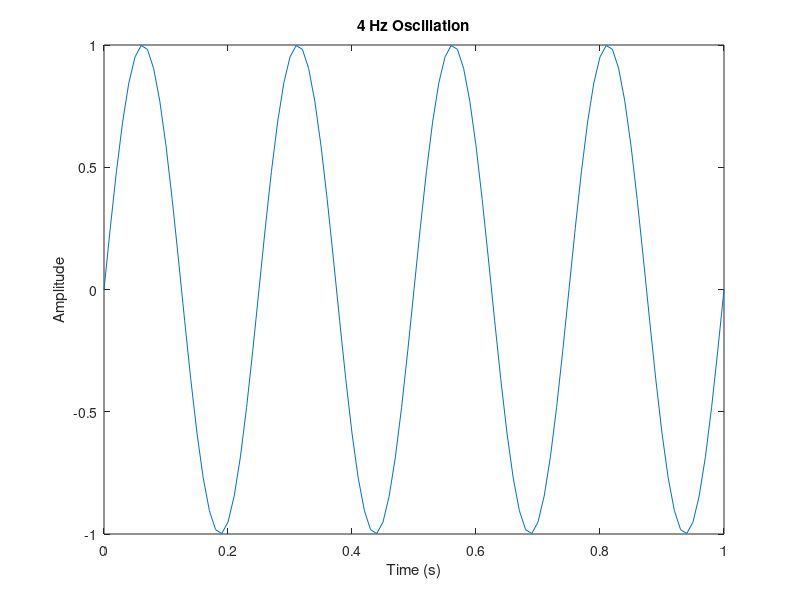
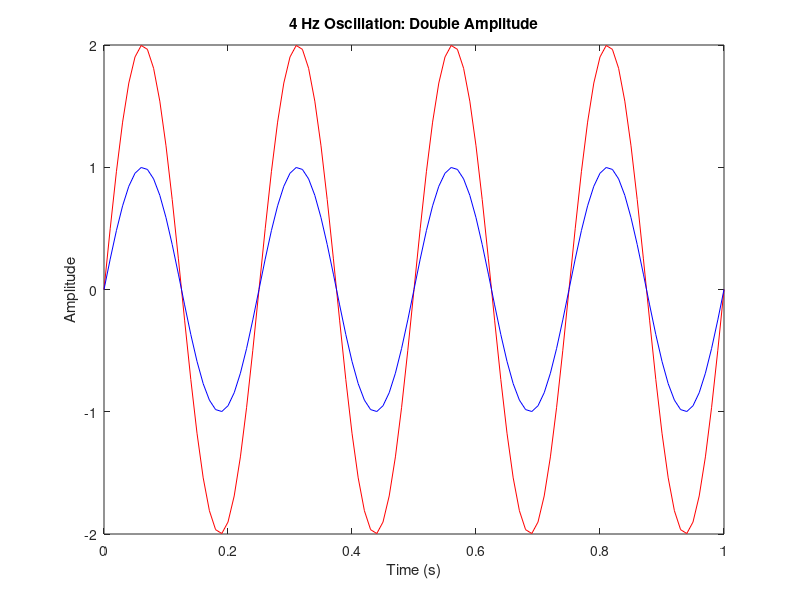
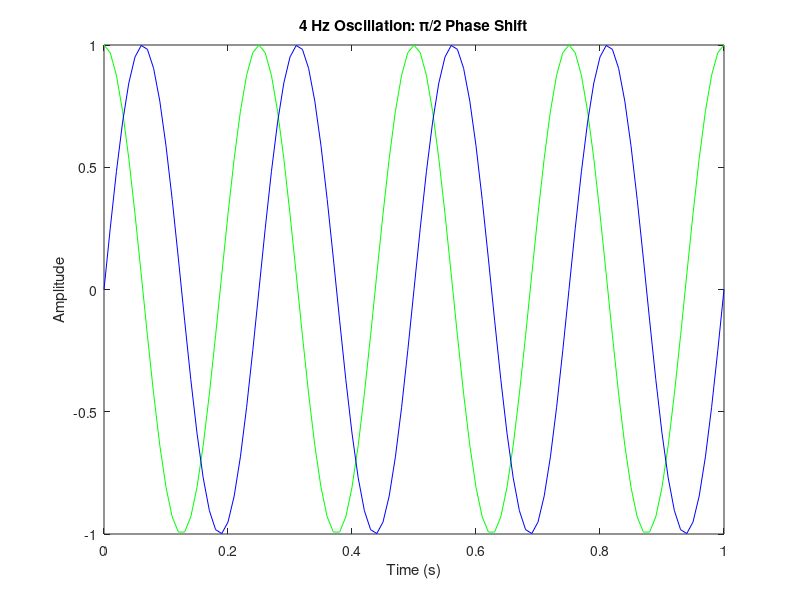
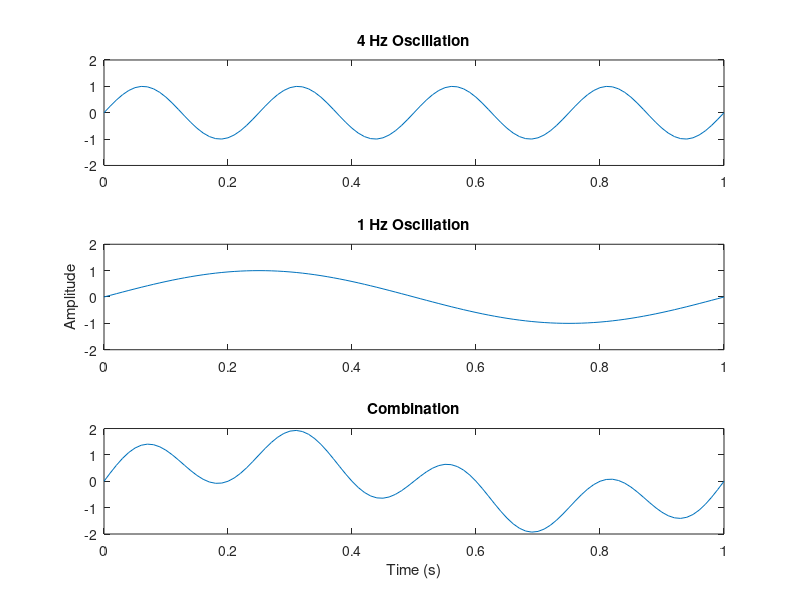

MATLAB code to generate these figures, in order: (Note: this script raises an error after producing the figures.)
%% Fourier Notes
% Before we dive into Fourier analysis we will briefly go over some of the
% basic terminology and features of the kind of data we are interested in.
% In doing so, we will hopefully have a better understanding of our data
% and the general motivation behind Fourier analysis.
 
% From the earliest recordings of the brain it has been clear that
% oscillations are a key feature of brain activity. Briefly, an oscillation
% can be understood as a periodic, or rhythmic, pattern; when thought of in
% the context of time, this would mean a pattern that repeats every x units
% of time. A useful example of a periodic function of time are those from
% trigonometry: sin(t) and cos(t), where t is time.
 
% As we've seen before, to plot these functions in Matlab
% requires two vectors corresponding to the x and y axes, or time and
% amplitude respectively. 
 
% fs is a conventional notation indicating sampling frequency, i.e. number
% of cycles per second (Hz)
fs = 100; 
% Set up the start and end times for our time vector, here in seconds
tStart = 0; tEnd = 1;
% Use these start and end points alongside the sampling frequency to
% construct our time vector; note that this line is equivalent to asking
% Matlab to make a long series of numbers that starts at 0, ends at 1, and
% takes steps of 0.01 (1/100)
tvec = tStart:1/fs:tEnd;
% Next we will set the frequency of sine wave that we wish to plot; also in
% Hz (cycles/second), N.B. the inverse of Hz is also called the period or
% the number of seconds required for a single oscillation, in this case
% 0.25 seconds.
f = 4; 
% The next line of code takes a little bit to unpack. First note that we
% are using the Matlab function sin() which if you look at its
% documentation expects a certain argument, namely a vector of angles in
% radians. The angles can be thought of as the angle between a point moving
% on a unit circle and the x axis. (INSERT ANIMATION HERE) All we need to
% do is multiply each of time values by our frequency, 4 Hz, and then
% convert into radians using 2*pi. This will give back a vector
% representing a periodic function going around the unit circle twice every
% second.
y = sin(2*pi*f*tvec);
% We can then visualize this function by first setting up an empty figure
% and then feeding our time vector and new sine vector in place for x and y
% in the plot() function.
figure
plot(tvec,y)
% A good plot always has labels which we can easily add in Matlab. To do
% this we take advantage of some more simple functions and a new notation
% called strings. Strings are nothing more than little packets of letters
% that Matlab recognizes through single apostrophes around the text.
xlabel('Time (s)')
ylabel('Amplitude')
title('4 Hz Oscillation')
 
% As our y label suggests, there are a few more ways to describe a
% oscillation. These are amplitude and phase, both of which are easy to
% manipulate in Matlab. Amplitude is a measure describing the distance
% along y axis at a given point and in the case of the wave we just plotted
% the math works out such that the amplitude is actually a unitless ratio
% that goes from 1 to -1; in case of natural signals the amplitude depends
% on the system in question, for many neural signals this is measured in
% millivolts. N.B. amplitude is a relative measure by which I mean that it
% is the distance along the y axis from some reference point; people use
% different reference points although a common on is the x axis itself
% (where y = 0) and in this context the amplitude at a given point is
% simply its y coordinate.
 
% Amplitude of a sine wave is manipulated through simple multiplication of
% the entire function. Remember that plotting in Matlab is done using sets
% of Cartesian coordinates (x,y). So if we wish to double the distance from
% our y axis at every instance of x, we simply multiply all of our y values
% by 2.
a = 2;
y2 = sin(2*pi*f*tvec)*a;
figure
plot(tvec,y2,'r')
% We will also plot our first signal for comparison by using the command
% 'hold on' which tells Matlab to overlay the next plot rather than getting
% rid of the previous plot.
hold on
plot(tvec,y,'b')
title('4 Hz Oscillation: Double Amplitude')
ylabel('Amplitude')
xlabel('Time (s)')
% Note that Matlab automatically rescales the y axis to fit the entire
% signal. I've also told Matlab what color to plot the lines to match the
% first plot by adding a string as the third argument; 'r' or 'b' to
% indicate a red or blue line respectively.
 
% The second feature of periodic signals, phase, is a measure of how far in
% a single oscillation the signal currently is at. Similarly to amplitude,
% the measure of phase is relative to some reference and thus arbitrary.
% Some common conventions are the distance in a complete oscillation from
% zero (it is important to remember 'in a complete oscillation' since a
% sine wave for example will cross the zero line once before a complete
% oscillation), or the distance from peak to peak or trough to trough.
% Typically phase has units of either radians or degrees. We can think
% about manipulating phase as simply shift our signal along the x axis,
% implying that all we need to do is add a number equivalent to how much we
% wish to shift our signal to each value of our input to sin().
a = 1;
phi = pi/2; 
y3 = sin(2*pi*f*tvec + pi/2)*a;
figure
plot(tvec,y3,'g')
hold on
plot(tvec,y,'b')
% Note that to use Greek letter in plots, use a backslash before the letter
title('4 Hz Oscillation: \pi/2 Phase Shift')
xlabel('Time (s)')
ylabel('Amplitude')
% You might be able to imagine that by changing these two features
% alongside the frequency of oscillation we can make any pure oscillator we
% desire.  But what about more complex waveforms?
 
% All we have to do to generate a more complex waveform is add up pure
% oscillators point by point. For example, we can add a 1 Hz wave to our 4
% Hz wave. 
f = 1;
y4 = sin(2*pi*f*tvec);
yCombine = y + y4;
figure
% To draw multiple plots in the same figure use subplot to tell Matlab
% which panel you are about to plot in using the following notation:
% subplot(m,n,p) where m = number of rows; n = number of columns; and p =
% which position to plot.
 
subplot(3,1,1);
plot(tvec,y)
% Using the command ylim() with a upper and lower bound pair in as the
% argument to manually set the limits to the y axis for visualization
% purposes
ylim([-2 2])
title('4 Hz Oscillation')
subplot(3,1,2);
plot(tvec,y4)
ylim([-2 2])
title('1 Hz Oscillation')
ylabel('Amplitude')
subplot(3,1,3);
plot(tvec,yCombine);
xlabel('Time (s)')
title('Combination')
 
% By manipulating phase, amplitude, and frequency of many oscillators and
% adding them up it looks like we can create complicated waveforms. This
% simple idea is actually the groundbreaking theory behind Fourier
% analysis. To play with this idea I recommend either writing your own code
% to make the process faster, or using the script I wrote, sigGen, which
% will be used throughout the rest of this write-up to generate signals.
% For example the following line will generate a combination of the
% following waves using a sampling rate of 1000 over 2 seconds: (1) 2 Hz,
% 1.5 amplitude, 0 phase offset; (2) 7 Hz, 1 amplitude, 90 degree phase
% offset; and (3) 9 Hz, 0.5 amplitude, 45 degree phase offset.
[x,t] = sigGen(1000,2,[2,7,9],[1.5,1,0.5],[0,90,45]);
figure
plot(t,x)
 
% However, before we can jump into the fun of analyzing our data, we need
% to understand the data collection process.
%% Sampling
% Signals in the natural world are analog rather than digital, i.e. analog
% signals are continuous with an infinite set of possible values, whereas a
% digital signal is discrete and has a finite or bounded set of possible
% values. Another way to think of this is that an analog signal has an
% infinite amount of information in both time (x axis) and amplitude (y
% axis), i.e. no matter how small of a gap there is between x1 and x2 (time
% 1 and time 2), there will be an infinite number of steps between them and
% the same is true for y1 and y2. N.B.: a digital signal can have a very
% small, short, time step and very large set of possible values.
 
% Visual example of analog vs. digital signal.
fs = 100; % Sampling frequency
t = 0:1/fs:1; % Time vector with steps of 1/fs
f = 5; % Frequency of signal (Hz)
x = sin(2*pi*f*t); % Signal
% N.B.: in the future this process will be simplified by using the function
% sigGen to generate simple signals
 
% Plot
figure
subplot(2,1,1)
title('Continuous/Analog')
hold on 
plot(t,x) % Plot continuous (analog) signal
subplot(2,1,2)
stairs(t,x)
title('Discrete/Digital')
xlabel('Time (s)')
 
% However, collecting and analyzing an infinite amount of data is
% impossible. As such we convert our natural, analog, signal into a digital
% one. The first step is to reduce the amount of information in the
% temporal dimension (x axis), i.e. sampling. Sampling is the process of
% regularly pulling individual values, samples, from the analog signal. The
% rate at which we pull these values is the sampling rate; conventionally:
% the number of samples per second.
 
% The goal of sampling is to model the original signal with relatively high
% fidelity, i.e. we want to use as few samples as possible while still
% being able to faithfully recreate the original signal. As such we will be
% limited by a few factors: the stability of the original signal (over what
% timescale does the signal make large deviations). 
 
% Since samples are being taken from a finite time interval, one can think
% of the process as holding, or 'freezing' the signal every T seconds and
% obtaining a single value (in the case of LFPs, a voltage).  This can be
% visualized as multiplying a series of sampling impulses. 
 
% Generate signal with 3 and 5 Hz components - analog (input) data
[x,t] = sigGen(100,1,[4,5],1);
% Set up sampling impulse vector with 10 Hz fs
fs = 10;
pulseT = 0:1/fs:t(end);
pulseVect = ones(length(pulseT));
% Represent multiplication of impulses with signal
sampVect = x(1:floor(length(t)/fs):end);
sampT = t(1:floor(length(t)/fs):end);
% Plot
figure
hold on
subplot(4,1,1)
plot(t,x)
title('Input Signal')
subplot(4,1,2)
stem(pulseT,pulseVect)
title(['Sampling Impulses: ',num2str(fs),' Hz'])
ylim([0 1.5])
subplot(4,1,3)
stem(sampT,sampVect);
title('Sampled Signal')
subplot(4,1,4)
stairs(sampT,sampVect);
title('Reconstructed Signal')
xlabel('Time (s)')
% Note the difference between the reconstructed signal and the input
% signal. Change the sampling rate, what happens as it approaches the
% length of the original signal?
%% Quantization
% However, there is a problem with the process described above. We've
% already mentioned that there is infinite precision along the y axis as
% well as x axis, so what value exactly are we pulling out of the signal
% when we sample? Without going into too much detail, as we take samples
% from our signal we also apply a kind of threshold or rounding to the
% exact value. How much rounding occurs depends on the bit resolution of
% the converter used; e.g. Plexon tends to have 12-bit resolution between
% 10 and -10 V. This means that it can resolve 4.9 mV: (20 volt range)/2^12
%% Aliasing and the Nyquist Frequency
% Going back to sampling; how do we choose the right sampling rate?
% Ultimately this is measured by how accurately you are able to represent
% the original signal, i.e we want to minimize the average error between
% the reconstructed signal and original signal. A good starting place is to
% determine the minimum sampling rate.
 
% To do this we need to know something about the question we are trying to
% answer. Specifically, we need to know what the highest frequency is that
% we wish to be able to reconstruct. The reason for this is something
% called aliasing - which is the misidentification of a wave, usually by a
% slower wave, because our sampling rate is too low. Let's go through an
% example:
figure
% Create a 10 Hz signal
[x,t] = sigGen(1000,1,10,1);
plot(t,x)
title('10 Hz Wave')
% Lets sample this signal at 8 Hz
fs = 8;
sampT = 0:1/fs:1;
sampVect = interp1(t,x,sampT,'nearest');
title('10 Hz Wave Sampled at 8 Hz')
hold on 
stem(sampT,sampVect)
% Note that if we sample at 8 Hz, it looks like there is more than one
% signal that the samples could come from, i.e. . In other words, when we
% go to reconstruct the signal there would be more than one option to
% choose from and the simpler might be a slower wave (~2 Hz judging by the
% number of peaks in one sec) than the original 10 Hz wave. We can double
% check this by plotting a 2 Hz wave.
[x2,t2] = sigGen(1000,1,2,1);
plot(t2,x2,'--r')
% But maybe this is just because we sampled at a lower rate than the
% frequency of the wave we are interested; let's next try 15 Hz and see if
% that works.
figure
plot(t,x)
title('10 Hz Wave Sampled at 15 Hz')
hold on
fs = 15;
sampT2 = 0:1/fs:1;
sampVect2 = interp1(t,x,sampT2,'nearest');
stem(sampT2,sampVect2)
% At first glance this looks a little better, but still slower than the 10
% Hz wave we know is there. In fact it looks like 5 Hz.
[x3,t3] = sigGen(1000,1,-5,1);
plot(t3,x3,'--r')
% If you were to slowly increase the sampling rate you would notice that
% once fs approaches 20 Hz, this problem would go away. This is what is
% called the Nyquist frequency - the highest frequency able to reproduced
% without error is half of the sampling rate. Another way to phrase this is
% the Nyquist rate - the minimum sampling rate usable to accurately
% reproduce the highest frequency in the signal.
% Let's look at an example:
figure
plot(t,x)
title('10 Hz Wave Sampled at 25 Hz')
hold on
fs = 25;
sampT3 = 0:1/fs:1;
sampVect3 = interp1(t,x,sampT3,'nearest');
stem(sampT3,sampVect3)
% However, it is not the best idea to choose the Nyquist frequency exactly.
% To visualize why, try sampling the signal at exactly 10 Hz. Instead it is
% better practice to err on the side of a higher sampling rate, say 3-4x
% the highest frequency you are interested in.
 
% A few last notes on aliasing. It is typical to apply what is called an
% anti-aliasing filter before sampling the data. This filter - a low pass
% filter - is designed to let low frequencies through and filter out high
% frequencies in a systematic way to limit the effects of aliasing from
% high frequency (> Nyquist frequency) components. The value in doing this
% is to control, somewhat, what might be happening between samples. 
%%
% Generate a signal with 3 and 10 Hz components with a sampling rate of
% 1200 over one second; in this example 
[x,t] = sigGen(1200,1,[3,10],[1 0.5]);
figure
subplot(2,1,1)
plot(t,x)
% If we sample this signal at 12 Hz we will get aliasing due to twelve
% being less than our Nyquist frequency (2*10 Hz = 20 Hz). N.B.: sampling
% our signal (1200 Hz sampling rate) at 12 Hz is equivalent to taking every
% 100th sample.
fs = 12;
sampT = 0:1/fs:1;
sampVect = interp1(t,x,sampT,'nearest');
subplot(2,1,1)
hold on
stem(sampT,sampVect,'.','MarkerSize',10)
title('Signal without Anti-Alias Filter')
% Note that we do not capture our pure 3 Hz component. Next use decimate()
% which has a built in low-pass filter.
% Here we will take every 100th sample of both our time vector and signal
sampT2 = decimate(t,100);
sampVect2 = decimate(x,100);
subplot(2,1,2)
% Plot pure 3 Hz sine wave for visualization
[x2,t2] = sigGen(1200,1,3,1);
plot(t2,x2)
title('Signal with Anti-Alias Filter')
hold on
stem(sampT2,sampVect2,'.','MarkerSize',10)
ylabel('Time (s)')
% Note that this is better than without the built in anti-aliasing filter
% of decimate, although you may notice some edge effects (first and last
% samples) which we will discuss further when we dive into filters. The
% take home message here is that there exists a limit in one's ability to
% parse apart the components of a signal - defined by the trade-off between
% the sampling rate of data acquisition and highest frequency of interest -
% which is defined as the Nyquist limit. To account for this, we typically
% apply an anti-alias filter to cut out frequencies above the Nyquist
% frequency and then oversample the analog signal.
 
% A practical example from actual data acquisition: Plexon's DigiAmp
% (analog-digital converter and preamplifier) has a sampling rate of 40 kHz
% (40,000 samples a second; 25 microsecond resolution) which in practice
% means that the highest frequency resolvable is 20 kHz (40kHz/2). Usually
% an anti-aliasing filter is designed to remove components > Nyquist
% frequency (20 kHz in this case). However, since neural signals aren't
% thought to have naturally occurring components at this frequency, Plexon
% instead uses a 8 kHz low-pass filter. By doing this we also get the
% benefits of oversampling our signal - at the lowest we will be sampling a
% 8 kHz wave at 40 kHz, 5x oversampling. For the cases of physiological
% signals, usually capped around 250 Hz, we are oversampling by 1600x. The
% benefits of oversampling are increased resolution of our components of
% interest, reduced impact of noise (higher signal to noise ratio), and
% more relaxed anti-aliasing filter construction (larger possible
% transition band).
%% Fourier Analysis
% Now that we have a better understanding of our data in the context of
% oscillations and can appreciate how we obtained the data we can begin to
% delve into the magic of Fourier analysis.
 
% As mentioned in the first section, Fourier's simple, but groundbreaking,
% theory was that using a infinite set of sine wave which are integer
% multiples of one another any periodic waveform, complex or simple, could
% be represented as an infinite sum of integer multiple sine waves. A
% corollary to this is that any periodic waveform can be decomposed into
% its component parts - a Fourier series. Although cool, in the realm of
% neuroscience it would be nice to not need a infinite amount of anything
% (especially since we've already discovered that we are dealing with
% discrete and not continuous data) nor be constrained to integer multiples
% (nature is rarely so neatly ordered, although music theory offers a
% interesting exception). Luckily for us, mathematicians have found a way
% around these obstacles: the discrete Fourier transform (DFT).
 
% The DFT not only discretizes along time, but also frequency. What this
% means for us is that we do not need a continuous signal and we are no
% longer constrained by only looking at integer harmonics. Instead, we can
% look at as many discrete frequencies that we want. The only limit is that
% depending on our desired resolution in the frequency domain, we will
% need higher resolution in the time domain (i.e. more samples). This will
% become clearer through examples.
 
% Let's start with a pure sine wave for which we know a priori the spectral
% components for.
% We are using 1024 as our sampling rate because the fast Fourier
% transform (the method utilized in the DFT to do the heavy lifting) works
% fastest when the number of samples is a factor of 2.
[x,t] = sigGen(1024,1,4,1,0);
xF = fft(x);
% The output of the FFT is a series of complex numbers which gives us both
% the magnitudes and phase components of our signal as a complex number. To
% extract the magnitudes we just take the absolute value of our transformed
% signal (X).
magX = abs(xF);
% To extract the phase information we use the function angle() which
% converts a complex number into radians.
phiX = angle(xF);
figure
stem(magX)
hold on
plot(magX)
% However, plotting our magnitude component as is does not easy to
% interpret. It is unclear what the axes should be (where is frequency? the
% frequency of our signal is 4 Hz and not 0 or 1000...) and why there are
% two peaks when we looking at a pure 4 Hz sine wave. The reason why the
% frequency axis is not immediately apparent is that fft doesn't deal with
% frequencies per se, but rather samples. Further, the fft automatically
% cuts off at the Nyquist frequency (fs/2). 
nPoints = length(x);
F = (-nPoints/2:nPoints/2-1);
% The reason for the double peaks is that the Fourier transform itself is
% complex and so when we give it a real signal it still gives back a
% complex output where the negative frequencies correspond to the imaginary
% component. Since we are only dealing with real signals, we can ignore the
% negative component. First we will use fftshift() to swap the real and
% imaginary components around so that the imaginary portion comes first and
% the real portion second to match our frequency axis.
%%
xFshift = fftshift(xF);
magXshift = abs(xFshift);
figure
stem(F,magXshift)
hold on
plot(F,magXshift)
xlabel('Frequency (Hz)')
% Usually we won't be using fft() manually to compute the Fourier transform
% so we don't have to worry about clipping out the negative side of this
% plot. We've plotted the Fourier coefficients in terms of their magnitude
% by using abs() and removing the imaginary/negative components. However,
% you may be aware that in signal processing it is conventional to plot in
% power (e.g. Power Spectral Densities). Power is merely the square of the
% amplitude.
powX = magXshift.^2;
% When we want to compare two signals, just squaring our outputs will make
% it difficult to interpret; two components with slightly different
% amplitudes can have very different powers, e.g. an amplitude of 4 is
% twice as large as an amplitude of 2, but the power is 4x larger (4^2 = 16
% vs. 2^2 = 4), the difference in power will always be the square of the
% difference in amplitude. All of this is to say that we need a better way
% to plot our power so that it is visually easy to interpret. The
% convention here is to use decibels which can be obtained using a base 10
% logarithm and scaling up it up 10 times since most of our differences
% will be relatively small.
dbX = 10*log10(powX);
figure
plot(F,dbX)
xlabel('Frequency (Hz)')
ylabel('Power (dB)')
ylim([-50 75])
xlim([0 500])
% Notice that once we've converted our magnitude into decibels (dB) we now
% have negative values. Don't worry, this is because dBs are not an
% absolute measure, rather they are relative to a baseline (0 dB) which
% corresponds to the smallest amount of pressure (quietest sound) a human
% ear can detect. So 10 dB would be 10 times louder than 0 dB and -20 dB is
% 100 times weaker than 0 dB.
 
% If you zoom in on our plot, you can see that the estimate is not exactly
% at 4 Hz 


